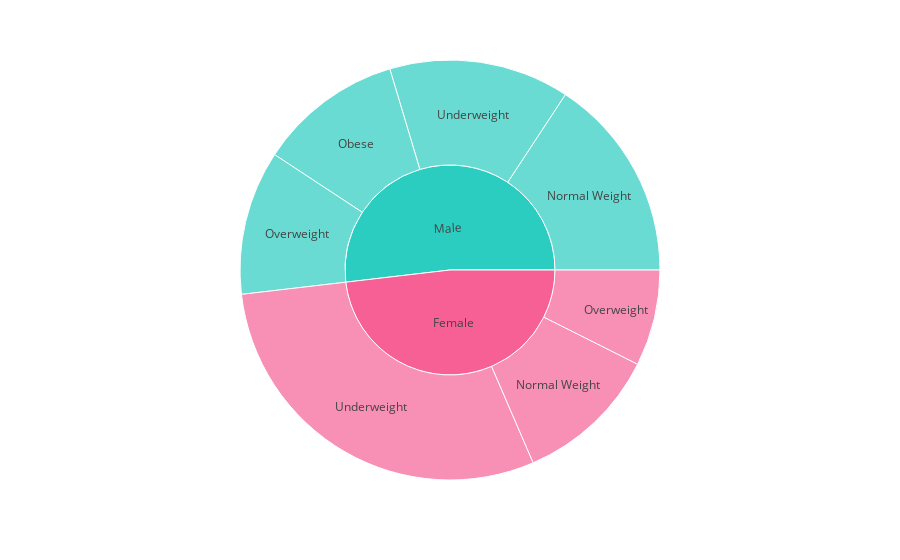

The code cell stored with this chart in its notebook:
### Code cell
fig=px.sunburst(df,path=['Gender','Label'],values=df.value_counts().values,color_discrete_sequence=['#2BCDC1','#F66095'])
fig.show()

### Figure 1 — Plotly figure (JSON) as saved in the notebook; plotly's stock layout.template omitted (floating-point values rounded to 4 significant figures)
{"data": [{"branchvalues": "total", "domain": {"x": [0, 1], "y": [0, 1]}, "hovertemplate": "labels=%{label}<br>value=%{value}<br>parent=%{parent}<br>id=%{id}<extra></extra>", "ids": ["Female/Normal Weight", "Male/Normal Weight", "Male/Obese", "Female/Overweight", "Male/Overweight", "Female/Underweight", "Male/Underweight", "Female", "Male"], "labels": ["Normal Weight", "Normal Weight", "Obese", "Overweight", "Overweight", "Underweight", "Underweight", "Female", "Male"], "name": "", "parents": ["Female", "Male", "Male", "Female", "Male", "Female", "Male", "", ""], "type": "sunburst", "values": [12, 17, 12, 8, 12, 32, 15, 52, 56]}], "layout": {"legend": {"tracegroupgap": 0}, "margin": {"t": 60}, "sunburstcolorway": ["#2BCDC1", "#F66095"]}}
